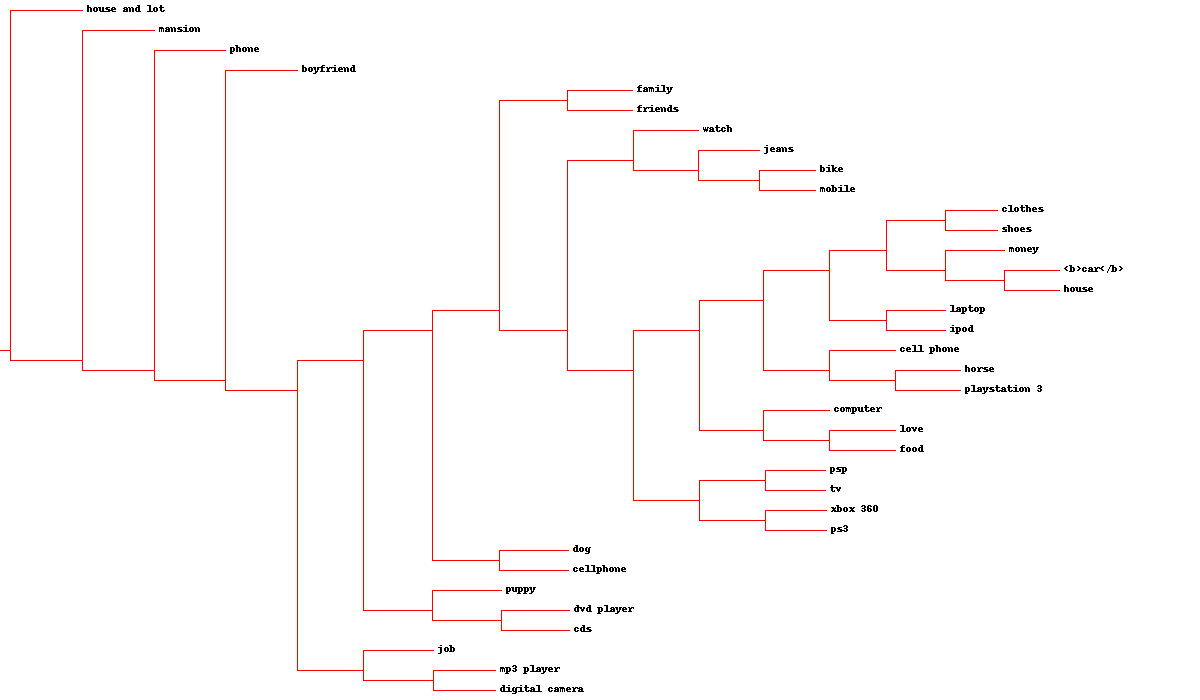

Write the Python code that produced this figure.
from PIL import Image,ImageDraw
import urllib

def readfile(filename):
  lines=[line for line in file(filename)]
  
  # First line is the column titles
  colnames=lines[0].strip().split('\t')[1:]
  rownames=[]
  data=[]
  for line in lines[1:]:
    p=line.strip().split('\t')
    # First column in each row is the rowname
    rownames.append(p[0])
    # The data for this row is the remainder of the row
    data.append([float(x) for x in p[1:]])
  return rownames,colnames,data


from math import sqrt

def pearson(v1,v2):
  # Simple sums
  sum1=sum(v1)
  sum2=sum(v2)
  
  # Sums of the squares
  sum1Sq=sum([pow(v,2) for v in v1])
  sum2Sq=sum([pow(v,2) for v in v2])	
  
  # Sum of the products
  pSum=sum([v1[i]*v2[i] for i in range(len(v1))])
  
  # Calculate r (Pearson score)
  num=pSum-(sum1*sum2/len(v1))
  den=sqrt((sum1Sq-pow(sum1,2)/len(v1))*(sum2Sq-pow(sum2,2)/len(v1)))
  if den==0: return 0

  return 1.0-num/den

class bicluster:
  def __init__(self,vec,left=None,right=None,distance=0.0,id=None):
    self.left=left
    self.right=right
    self.vec=vec
    self.id=id
    self.distance=distance

def hcluster(rows,distance=pearson):
  distances={}
  currentclustid=-1

  # Clusters are initially just the rows
  clust=[bicluster(rows[i],id=i) for i in range(len(rows))]

  while len(clust)>1:
    lowestpair=(0,1)
    closest=distance(clust[0].vec,clust[1].vec)

    # loop through every pair looking for the smallest distance
    for i in range(len(clust)):
      for j in range(i+1,len(clust)):
        # distances is the cache of distance calculations
        if (clust[i].id,clust[j].id) not in distances: 
          distances[(clust[i].id,clust[j].id)]=distance(clust[i].vec,clust[j].vec)

        d=distances[(clust[i].id,clust[j].id)]

        if d<closest:
          closest=d
          lowestpair=(i,j)

    # calculate the average of the two clusters
    mergevec=[
    (clust[lowestpair[0]].vec[i]+clust[lowestpair[1]].vec[i])/2.0 
    for i in range(len(clust[0].vec))]

    # create the new cluster
    newcluster=bicluster(mergevec,left=clust[lowestpair[0]],
                         right=clust[lowestpair[1]],
                         distance=closest,id=currentclustid)

    # cluster ids that weren't in the original set are negative
    currentclustid-=1
    del clust[lowestpair[1]]
    del clust[lowestpair[0]]
    clust.append(newcluster)

  return clust[0]

def printclust(clust,labels=None,n=0):
  # indent to make a hierarchy layout
  for i in range(n): print ' ',
  if clust.id<0:
    # negative id means that this is branch
    print '-'
  else:
    # positive id means that this is an endpoint
    if labels==None: print clust.id
    else: print labels[clust.id]

  # now print the right and left branches
  if clust.left!=None: printclust(clust.left,labels=labels,n=n+1)
  if clust.right!=None: printclust(clust.right,labels=labels,n=n+1)

def getheight(clust):
  # Is this an endpoint? Then the height is just 1
  if clust.left==None and clust.right==None: return 1

  # Otherwise the height is the same of the heights of
  # each branch
  return getheight(clust.left)+getheight(clust.right)

def getdepth(clust):
  # The distance of an endpoint is 0.0
  if clust.left==None and clust.right==None: return 0

  # The distance of a branch is the greater of its two sides
  # plus its own distance
  return max(getdepth(clust.left),getdepth(clust.right))+clust.distance


def drawdendrogram(clust,labels,jpeg='clusters.jpg'):
  # height and width
  h=getheight(clust)*20
  w=1200
  depth=getdepth(clust)

  # width is fixed, so scale distances accordingly
  scaling=float(w-150)/depth

  # Create a new image with a white background
  img=Image.new('RGB',(w,h),(255,255,255))
  draw=ImageDraw.Draw(img)

  draw.line((0,h/2,10,h/2),fill=(255,0,0))    

  # Draw the first node
  drawnode(draw,clust,10,(h/2),scaling,labels)
  img.save(jpeg,'png')

def drawnode(draw,clust,x,y,scaling,labels):
  if clust.id<0:
    h1=getheight(clust.left)*20
    h2=getheight(clust.right)*20
    top=y-(h1+h2)/2
    bottom=y+(h1+h2)/2
    # Line length
    ll=clust.distance*scaling
    # Vertical line from this cluster to children    
    draw.line((x,top+h1/2,x,bottom-h2/2),fill=(255,0,0))    
    
    # Horizontal line to left item
    draw.line((x,top+h1/2,x+ll,top+h1/2),fill=(255,0,0))    

    # Horizontal line to right item
    draw.line((x,bottom-h2/2,x+ll,bottom-h2/2),fill=(255,0,0))        

    # Call the function to draw the left and right nodes    
    drawnode(draw,clust.left,x+ll,top+h1/2,scaling,labels)
    drawnode(draw,clust.right,x+ll,bottom-h2/2,scaling,labels)
  else:   
    # If this is an endpoint, draw the item label
    print 'labels',clust.id,labels[clust.id]
    ll=urllib.unquote(str(labels[clust.id])).decode('utf8')
    draw.text((x+5,y-7),ll,(0,0,0))

def rotatematrix(data):
  newdata=[]
  for i in range(len(data[0])):
    newrow=[data[j][i] for j in range(len(data))]
    newdata.append(newrow)
  return newdata

import random

def kcluster(rows,distance=pearson,k=4):
  # Determine the minimum and maximum values for each point
  ranges=[(min([row[i] for row in rows]),max([row[i] for row in rows])) 
  for i in range(len(rows[0]))]

  # Create k randomly placed centroids
  clusters=[[random.random()*(ranges[i][1]-ranges[i][0])+ranges[i][0] 
  for i in range(len(rows[0]))] for j in range(k)]
  
  lastmatches=None
  for t in range(100):
    print 'Iteration %d' % t
    bestmatches=[[] for i in range(k)]
    
    # Find which centroid is the closest for each row
    for j in range(len(rows)):
      row=rows[j]
      bestmatch=0
      for i in range(k):
        d=distance(clusters[i],row)
        if d<distance(clusters[bestmatch],row): bestmatch=i
      bestmatches[bestmatch].append(j)

    # If the results are the same as last time, this is complete
    if bestmatches==lastmatches: break
    lastmatches=bestmatches
    
    # Move the centroids to the average of their members
    for i in range(k):
      avgs=[0.0]*len(rows[0])
      if len(bestmatches[i])>0:
        for rowid in bestmatches[i]:
          for m in range(len(rows[rowid])):
            avgs[m]+=rows[rowid][m]
        for j in range(len(avgs)):
          avgs[j]/=len(bestmatches[i])
        clusters[i]=avgs
      
  return bestmatches

def tanamoto(v1,v2):
  c1,c2,shr=0,0,0
  
  for i in range(len(v1)):
    if v1[i]!=0: c1+=1 # in v1
    if v2[i]!=0: c2+=1 # in v2
    if v1[i]!=0 and v2[i]!=0: shr+=1 # in both
  
  return 1.0-(float(shr)/(c1+c2-shr))

def scaledown(data,distance=pearson,rate=0.01):
  n=len(data)

  # The real distances between every pair of items
  realdist=[[distance(data[i],data[j]) for j in range(n)] 
             for i in range(0,n)]

  # Randomly initialize the starting points of the locations in 2D
  loc=[[random.random(),random.random()] for i in range(n)]
  fakedist=[[0.0 for j in range(n)] for i in range(n)]
  
  lasterror=None
  for m in range(0,1000):
    # Find projected distances
    for i in range(n):
      for j in range(n):
        fakedist[i][j]=sqrt(sum([pow(loc[i][x]-loc[j][x],2) 
                                 for x in range(len(loc[i]))]))
  
    # Move points
    grad=[[0.0,0.0] for i in range(n)]
    
    totalerror=0
    for k in range(n):
      for j in range(n):
        if j==k: continue
        # The error is percent difference between the distances
        errorterm=(fakedist[j][k]-realdist[j][k])/realdist[j][k]
        
        # Each point needs to be moved away from or towards the other
        # point in proportion to how much error it has
        grad[k][0]+=((loc[k][0]-loc[j][0])/fakedist[j][k])*errorterm
        grad[k][1]+=((loc[k][1]-loc[j][1])/fakedist[j][k])*errorterm

        # Keep track of the total error
        totalerror+=abs(errorterm)
    print totalerror

    # If the answer got worse by moving the points, we are done
    if lasterror and lasterror<totalerror: break
    lasterror=totalerror
    
    # Move each of the points by the learning rate times the gradient
    for k in range(n):
      loc[k][0]-=rate*grad[k][0]
      loc[k][1]-=rate*grad[k][1]

  return loc

def draw2d(data,labels,jpeg='mds2d.jpg'):
  img=Image.new('RGB',(2000,2000),(255,255,255))
  draw=ImageDraw.Draw(img)
  for i in range(len(data)):
    x=(data[i][0]+0.5)*1000
    y=(data[i][1]+0.5)*1000
    draw.text((x,y),labels[i],(0,0,0))
  img.save(jpeg,'png')  
